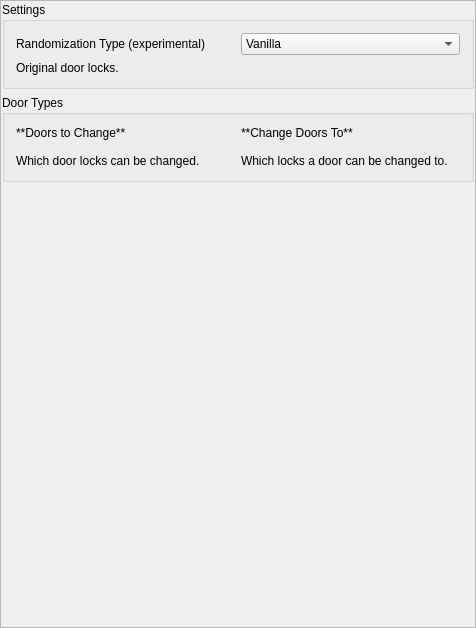
<?xml version="1.0" encoding="UTF-8"?>
<ui version="4.0">
 <class>PresetDockRando</class>
 <widget class="QMainWindow" name="PresetDockRando">
  <property name="geometry">
   <rect>
    <x>0</x>
    <y>0</y>
    <width>476</width>
    <height>628</height>
   </rect>
  </property>
  <property name="windowTitle">
   <string>Door Locks</string>
  </property>
  <widget class="QWidget" name="centralWidget">
   <property name="maximumSize">
    <size>
     <width>16777215</width>
     <height>16777215</height>
    </size>
   </property>
   <layout class="QVBoxLayout" name="main_layout">
    <property name="leftMargin">
     <number>0</number>
    </property>
    <property name="topMargin">
     <number>0</number>
    </property>
    <property name="rightMargin">
     <number>0</number>
    </property>
    <property name="bottomMargin">
     <number>0</number>
    </property>
    <item>
     <widget class="QScrollArea" name="scroll_area">
      <property name="widgetResizable">
       <bool>true</bool>
      </property>
      <widget class="QWidget" name="scroll_area_contents">
       <property name="geometry">
        <rect>
         <x>0</x>
         <y>0</y>
         <width>474</width>
         <height>626</height>
        </rect>
       </property>
       <property name="sizePolicy">
        <sizepolicy hsizetype="Ignored" vsizetype="Preferred">
         <horstretch>0</horstretch>
         <verstretch>0</verstretch>
        </sizepolicy>
       </property>
       <layout class="QVBoxLayout" name="scroll_area_layout">
        <property name="leftMargin">
         <number>1</number>
        </property>
        <property name="topMargin">
         <number>1</number>
        </property>
        <property name="rightMargin">
         <number>1</number>
        </property>
        <property name="bottomMargin">
         <number>0</number>
        </property>
        <item>
         <widget class="QGroupBox" name="settings_group">
          <property name="title">
           <string>Settings</string>
          </property>
          <layout class="QGridLayout" name="gridLayout">
           <item row="0" column="0">
            <widget class="QLabel" name="mode_label">
             <property name="text">
              <string>Randomization Type (experimental)</string>
             </property>
            </widget>
           </item>
           <item row="0" column="1">
            <widget class="QComboBox" name="mode_combo">
             <item>
              <property name="text">
               <string>Vanilla</string>
              </property>
             </item>
             <item>
              <property name="text">
               <string>Two-way</string>
              </property>
             </item>
             <item>
              <property name="text">
               <string>One-way</string>
              </property>
             </item>
            </widget>
           </item>
           <item row="1" column="0" colspan="2">
            <widget class="QLabel" name="mode_description">
             <property name="text">
              <string>Original door locks.</string>
             </property>
            </widget>
           </item>
          </layout>
         </widget>
        </item>
        <item>
         <widget class="QGroupBox" name="dock_types_group">
          <property name="title">
           <string>Door Types</string>
          </property>
          <layout class="QVBoxLayout" name="verticalLayout">
           <item>
            <layout class="QHBoxLayout" name="desc_layouts">
             <item>
              <widget class="QLabel" name="change_from_desc">
               <property name="text">
                <string>**Doors to Change**

Which door locks can be changed.</string>
               </property>
               <property name="textFormat">
                <enum>Qt::MarkdownText</enum>
               </property>
               <property name="wordWrap">
                <bool>true</bool>
               </property>
              </widget>
             </item>
             <item>
              <widget class="QLabel" name="change_to_desc">
               <property name="text">
                <string>**Change Doors To**

Which locks a door can be changed to.</string>
               </property>
               <property name="textFormat">
                <enum>Qt::MarkdownText</enum>
               </property>
               <property name="wordWrap">
                <bool>true</bool>
               </property>
              </widget>
             </item>
            </layout>
           </item>
          </layout>
         </widget>
        </item>
        <item>
         <spacer name="spacer">
          <property name="orientation">
           <enum>Qt::Vertical</enum>
          </property>
          <property name="sizeHint" stdset="0">
           <size>
            <width>20</width>
            <height>40</height>
           </size>
          </property>
         </spacer>
        </item>
       </layout>
      </widget>
     </widget>
    </item>
   </layout>
  </widget>
 </widget>
 <layoutdefault spacing="6" margin="11"/>
 <resources/>
 <connections/>
</ui>
